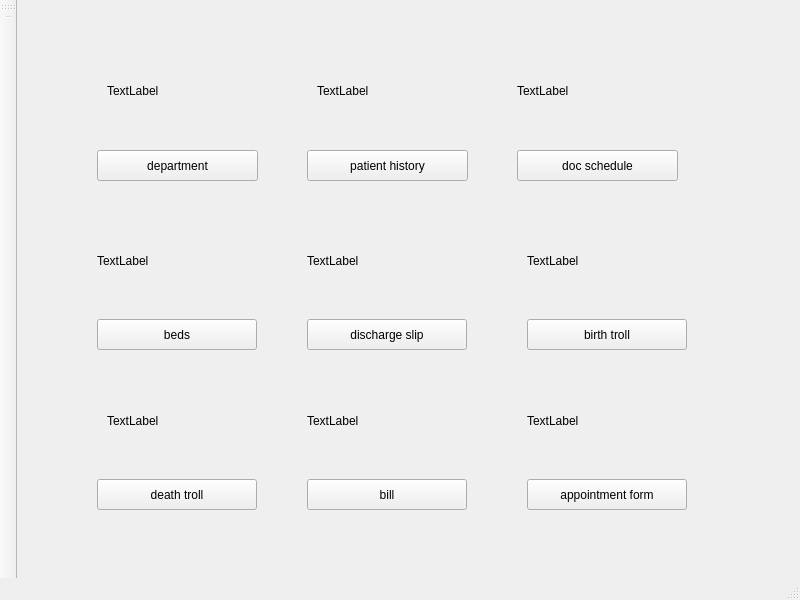
<?xml version="1.0" encoding="UTF-8"?>
<ui version="4.0">
 <class>MainWindowR</class>
 <widget class="QMainWindow" name="MainWindowR">
  <property name="geometry">
   <rect>
    <x>0</x>
    <y>0</y>
    <width>800</width>
    <height>600</height>
   </rect>
  </property>
  <property name="windowTitle">
   <string>MainWindow</string>
  </property>
  <property name="dockOptions">
   <set>QMainWindow::AllowTabbedDocks|QMainWindow::AnimatedDocks</set>
  </property>
  <widget class="QWidget" name="centralwidget">
   <widget class="QPushButton" name="pushButton_2">
    <property name="geometry">
     <rect>
      <x>80</x>
      <y>150</y>
      <width>161</width>
      <height>31</height>
     </rect>
    </property>
    <property name="styleSheet">
     <string notr="true"/>
    </property>
    <property name="text">
     <string>department</string>
    </property>
   </widget>
   <widget class="QPushButton" name="pushButton_patientsHistory">
    <property name="geometry">
     <rect>
      <x>290</x>
      <y>150</y>
      <width>161</width>
      <height>31</height>
     </rect>
    </property>
    <property name="styleSheet">
     <string notr="true"/>
    </property>
    <property name="text">
     <string>patient history</string>
    </property>
   </widget>
   <widget class="QPushButton" name="pushButton_doctorSchedule">
    <property name="geometry">
     <rect>
      <x>500</x>
      <y>150</y>
      <width>161</width>
      <height>31</height>
     </rect>
    </property>
    <property name="styleSheet">
     <string notr="true"/>
    </property>
    <property name="text">
     <string>doc schedule</string>
    </property>
   </widget>
   <widget class="QPushButton" name="pushButton_6">
    <property name="geometry">
     <rect>
      <x>80</x>
      <y>319</y>
      <width>160</width>
      <height>31</height>
     </rect>
    </property>
    <property name="styleSheet">
     <string notr="true"/>
    </property>
    <property name="text">
     <string>beds</string>
    </property>
   </widget>
   <widget class="QPushButton" name="pushButton_dischargeSlip">
    <property name="geometry">
     <rect>
      <x>290</x>
      <y>319</y>
      <width>160</width>
      <height>31</height>
     </rect>
    </property>
    <property name="text">
     <string>discharge slip</string>
    </property>
   </widget>
   <widget class="QPushButton" name="pushButton_birthTroll">
    <property name="geometry">
     <rect>
      <x>510</x>
      <y>319</y>
      <width>160</width>
      <height>31</height>
     </rect>
    </property>
    <property name="text">
     <string>birth troll</string>
    </property>
   </widget>
   <widget class="QPushButton" name="pushButton_deathTroll">
    <property name="geometry">
     <rect>
      <x>80</x>
      <y>479</y>
      <width>160</width>
      <height>31</height>
     </rect>
    </property>
    <property name="text">
     <string>death troll</string>
    </property>
   </widget>
   <widget class="QPushButton" name="pushButton_bill">
    <property name="geometry">
     <rect>
      <x>290</x>
      <y>479</y>
      <width>160</width>
      <height>31</height>
     </rect>
    </property>
    <property name="text">
     <string>bill</string>
    </property>
   </widget>
   <widget class="QPushButton" name="pushButton_appointmentForm">
    <property name="geometry">
     <rect>
      <x>510</x>
      <y>479</y>
      <width>160</width>
      <height>31</height>
     </rect>
    </property>
    <property name="text">
     <string>appointment form</string>
    </property>
   </widget>
   <widget class="QLabel" name="label_department">
    <property name="geometry">
     <rect>
      <x>90</x>
      <y>40</y>
      <width>141</width>
      <height>101</height>
     </rect>
    </property>
    <property name="text">
     <string>TextLabel</string>
    </property>
   </widget>
   <widget class="QLabel" name="label_patientHistory">
    <property name="geometry">
     <rect>
      <x>300</x>
      <y>40</y>
      <width>151</width>
      <height>101</height>
     </rect>
    </property>
    <property name="text">
     <string>TextLabel</string>
    </property>
   </widget>
   <widget class="QLabel" name="label_beds">
    <property name="geometry">
     <rect>
      <x>80</x>
      <y>210</y>
      <width>151</width>
      <height>101</height>
     </rect>
    </property>
    <property name="text">
     <string>TextLabel</string>
    </property>
   </widget>
   <widget class="QLabel" name="label_dischargeSlip">
    <property name="geometry">
     <rect>
      <x>290</x>
      <y>210</y>
      <width>151</width>
      <height>101</height>
     </rect>
    </property>
    <property name="text">
     <string>TextLabel</string>
    </property>
   </widget>
   <widget class="QLabel" name="label_doctorSchedule">
    <property name="geometry">
     <rect>
      <x>500</x>
      <y>40</y>
      <width>151</width>
      <height>101</height>
     </rect>
    </property>
    <property name="text">
     <string>TextLabel</string>
    </property>
   </widget>
   <widget class="QLabel" name="label_birthTroll">
    <property name="geometry">
     <rect>
      <x>510</x>
      <y>210</y>
      <width>151</width>
      <height>101</height>
     </rect>
    </property>
    <property name="text">
     <string>TextLabel</string>
    </property>
   </widget>
   <widget class="QLabel" name="label_deathTroll">
    <property name="geometry">
     <rect>
      <x>90</x>
      <y>370</y>
      <width>151</width>
      <height>101</height>
     </rect>
    </property>
    <property name="text">
     <string>TextLabel</string>
    </property>
   </widget>
   <widget class="QLabel" name="label_bill">
    <property name="geometry">
     <rect>
      <x>290</x>
      <y>370</y>
      <width>151</width>
      <height>101</height>
     </rect>
    </property>
    <property name="text">
     <string>TextLabel</string>
    </property>
   </widget>
   <widget class="QLabel" name="label_appointmentForm">
    <property name="geometry">
     <rect>
      <x>510</x>
      <y>370</y>
      <width>151</width>
      <height>101</height>
     </rect>
    </property>
    <property name="text">
     <string>TextLabel</string>
    </property>
   </widget>
  </widget>
  <widget class="QMenuBar" name="menubar">
   <property name="geometry">
    <rect>
     <x>0</x>
     <y>0</y>
     <width>800</width>
     <height>21</height>
    </rect>
   </property>
  </widget>
  <widget class="QStatusBar" name="statusbar"/>
  <widget class="QToolBar" name="toolBar">
   <property name="windowTitle">
    <string>toolBar</string>
   </property>
   <attribute name="toolBarArea">
    <enum>LeftToolBarArea</enum>
   </attribute>
   <attribute name="toolBarBreak">
    <bool>false</bool>
   </attribute>
   <addaction name="separator"/>
  </widget>
  <action name="actionHome">
   <property name="text">
    <string>Home</string>
   </property>
  </action>
  <action name="actionDepartments">
   <property name="text">
    <string>Departments</string>
   </property>
  </action>
  <action name="actionPatients_History">
   <property name="text">
    <string>Patient's History</string>
   </property>
  </action>
  <action name="actionDoctor_s_Schedule">
   <property name="text">
    <string>Doctor's Schedule</string>
   </property>
  </action>
  <action name="actionBeds">
   <property name="text">
    <string>Beds</string>
   </property>
  </action>
 </widget>
 <resources/>
 <connections/>
</ui>
